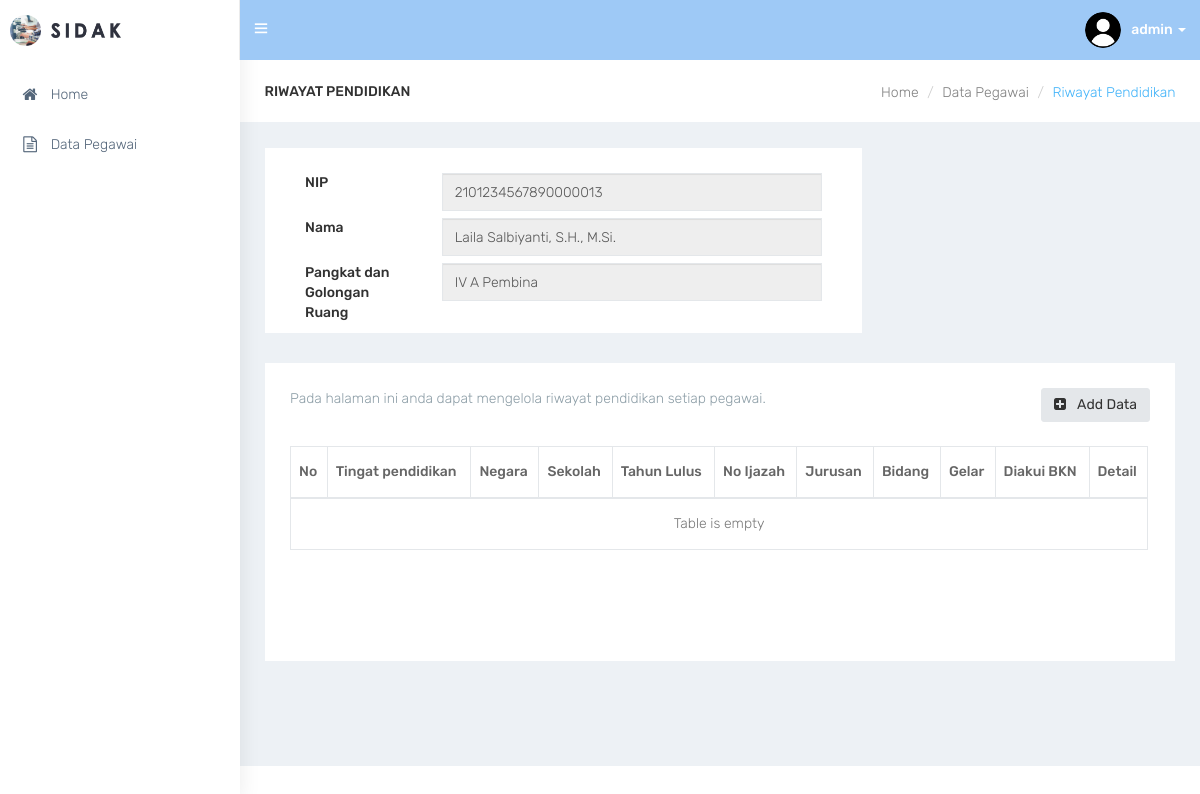
The page /pendidikan/13 (signed in) on the database its author committed.
### tables this page shows
CREATE TABLE `user` (
  `us_id` int(11) NOT NULL,
  `ac_id` int(11) NOT NULL,
  `us_username` varchar(30) NOT NULL,
  `us_password` varchar(100) NOT NULL,
  `us_photo` varchar(100) NOT NULL,
  `us_email` varchar(30) NOT NULL
);

CREATE TABLE `pegawai` (
  `pe_id` int(11) NOT NULL,
  `pe_nama` varchar(255) NOT NULL,
  `pe_nip` varchar(30) NOT NULL,
  `pa_id` int(11) NOT NULL,
  `pe_tempat_lahir` varchar(100) NOT NULL,
  `pe_tanggal_lahir` date NOT NULL,
  `pe_jenis_kelamin` varchar(20) NOT NULL,
  `ag_id` int(11) NOT NULL,
  `st_id` int(11) NOT NULL,
  `pe_no_hp` varchar(15) NOT NULL,
  `pe_email` varchar(100) NOT NULL,
  `pe_no_bpjs` varchar(30) NOT NULL,
  `pr_id` char(2) NOT NULL,
  `kb_id` char(4) NOT NULL,
  `kc_id` char(7) NOT NULL,
  `kl_id` char(10) NOT NULL,
  `pe_alamat` varchar(255) NOT NULL,
  `pe_hobi` varchar(100) NOT NULL
);

CREATE TABLE `pangkat` (
  `pa_id` int(11) NOT NULL,
  `pa_keterangan` varchar(100) NOT NULL
);

### pendidikan.php (the view, shortened to what this page needs)
<div id="page-wrapper">
    <div class="container-fluid">
        <div class="row bg-title">
            <div class="col-lg-3 col-md-4 col-sm-4 col-xs-12">
                <h4 class="page-title">Riwayat Pendidikan</h4>
            </div>
            <div class="col-lg-9 col-sm-8 col-md-8 col-xs-12">
                <ol class="breadcrumb">
                    <li><a href="index">Home</a></li>
                    <li><a href="data">Data Pegawai</a></li>
                    <li class="active">Riwayat Pendidikan</li>
                </ol>
            </div>
        </div>
        <div class="row">
            <div class="col-sm-12">
                <?php
                    require_once(__DIR__.'/lib/config.php');
                    if (isset($_GET['id'])) {
                        $id = $_GET['id'];
                        $peg_sql = "SELECT * FROM pegawai JOIN pangkat USING(pa_id) WHERE pe_id='$id'";
                        $peg_query = $conn->query($peg_sql);
                        $peg = $peg_query->fetch(PDO::FETCH_OBJ);
                    }
                ?>
            </div>
        </div>
        <div class="row">
            <div class="col-sm-8">
                <div class="white-box">
                    <form>
                        <div class="form-group">
                            <label class="col-sm-3">NIP</label>
                            <div class="col-sm-9"><input type="text" name="nip" class="form-control" value="<?php echo $peg->pe_nip; ?>" disabled></div>
                            <br>
                        </div>
                        <div class="form-group">
                            <label class="col-sm-3">Nama</label>
                            <div class="col-sm-9"><input type="text" name="nama" class="form-control" value="<?php echo $peg->pe_nama; ?>" disabled></div>
                            <br>
                        </div>
                        <div class="form-group">
                            <label class="col-sm-3">Pangkat dan Golongan Ruang</label>
                            <div class="col-sm-9"><input type="text" name="pangkat" class="form-control" value="<?php echo $peg->pa_keterangan; ?>" disabled></div>
                            <br>
                        </div>
                    </form>
                </div>
            </div>
        </div>
        <div class="row">
            <div class="col-sm-12">
                <div class="white-box">
                    <a href="pendidikan-add/<?php echo $id ?>" class="btn btn-default pull-right m-l-20 hidden-xs hidden-sm waves-effect waves-light"><i class="fa fa-plus-square fa-fw" aria-hidden="true"></i> Add Data</a>
                    <p class="text-muted">Pada halaman ini anda dapat mengelola riwayat pendidikan setiap pegawai.</p><br>
                    <div class="table-responsive">
                        <table class="table table-bordered" id="table_id">
                            <thead>
                                <tr>
                                    <th>No</th>
                                    <th>Tingat pendidikan</th>
                                    <th>Negara</th>
                                    <th>Sekolah</th>
                                    <th>Tahun Lulus</th>
                                    <th>No Ijazah</th>
                                    <th>Jurusan</th>
                                    <th>Bidang</th>
                                    <th>Gelar</th>
                                    <th>Diakui BKN</th>
                                    <th>Detail</th>
                                </tr>
                            </thead>
                            <tbody>
                                <?php
                                    $sql = "SELECT * FROM riwayat_pendidikan JOIN pegawai USING(pe_id) JOIN tingkat_pendidikan USING(tp_id) WHERE pe_id='$id'";
                                    $query = $conn->query($sql);
                                    $check = $query->rowCount();
                                    if ($check >= 1) {
                                        while($data = $query->fetch(PDO::FETCH_OBJ)){
                                            echo '
                                            <tr>
                                            <td>'.$data->tp_id.'</td>
                                            <td>'.$data->tp_jenjang.'</td>
                                            <td>'.$data->rp_negara.'</td>
                                            <td>'.$data->rp_sekolah.'</td>
                                            <td>'.$data->rp_tahun_lulus.'</td>
                                            <td>'.$data->rp_no_ijazah.'</td>
                                            <td>'.$data->rp_jurusan.'</td>
                                            <td>'.$data->rp_bidang.'</td>
                                            <td>'.$data->rp_gelar.'</td>
                                            <td>'.$data->rp_bkn.'</td>
                                            <td>
                                                <a href="pendidikan-edit/'.$data->rp_id.'" class="btn btn-default waves-effect waves-light"><i class="fa fa-pencil fa-fw" aria-hidden="true"></i></a>
                                            </td>
                                            </tr>';
                                        }
                                    }
                                    else{
                                        echo "
                                        <tr>
                                        <td colspan='11' style='text-align:center;'>Table is empty</td>
                                        </tr>";
                                    }
                                ?>
                            </tbody>
                        </table><br><br><br><br>
                    </div>
                </div>
            </div>
        </div>
    </div>
</div>

### lib/lib-topbar.php (shortened to what this page needs)
<nav class="navbar navbar-default navbar-static-top m-b-0">
    <div class="navbar-header" style="background: #9ec9f6;">
        <div class="top-left-part">
            <a class="logo" href="index">
                <b>
                <img src="images/admin-lg.png" alt="home" class="light-logo" style="max-height: 31px;" /></b>
                <span class="hidden-xs">
                <img src="images/admin-tx.png" alt="home" class="light-logo" style="max-height: 15px;" /></span>
            </a>
        </div>
        <ul class="nav navbar-top-links navbar-left">
            <li><a href="javascript:void(0)" class="open-close waves-effect waves-light"><i class="ti-menu"></i></a></li>
        </ul>
        <?php
            require_once(__DIR__.'/config.php');
            $id = $_SESSION['id'];
            $sql = "SELECT * FROM user JOIN access_control USING(ac_id) WHERE us_id='$id'";
            $query = $conn->query($sql);
            $data = $query->fetch(PDO::FETCH_OBJ);
        ?>
        <ul class="nav navbar-top-links navbar-right pull-right">
            <li class="dropdown">
                <a class="dropdown-toggle profile-pic" data-toggle="dropdown" href="#"> <img src="images/user/<?php echo $data->us_photo;?>" alt="user-img" width="36" class="img-circle"><b class="hidden-xs"><?php echo $data->us_username;?> </b><span class="caret"></span> </a>
            </li>
        </ul>
    </div>
</nav>

### css/default.css (style rules this page uses)
body { background: #fff; }
.top-left-part { background: #fff; }
.top-left-part .light-logo { display: inline-block; }
.navbar-header { background: #2f323e; }
.navbar-top-links > li > a { color: #ffffff; }
.bg-title .breadcrumb .active { color: #41b3f9; }

### rows shown on the page
user: us_photo (picture), us_username "admin"
pegawai: nip "2101234567890000013", nama "Laila Salbiyanti, S.H., M.Si.", pangkat "IV A Pembina"
